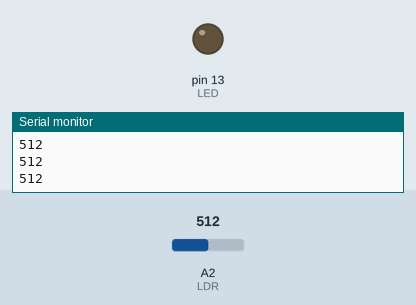
Simulated run of this sketch. Board: Arduino Uno, built with avr-gcc and run on an emulated ATmega328P. Parts: output pins drawn as LEDs (lit = HIGH), the last lines printed to the serial monitor. The test bench sets the inputs (shaded band); at power-on: A2 (LDR) = 512.

Above: at 1.2 s.
1.3 s: A2 (LDR) set to 530
At 2.5 s:
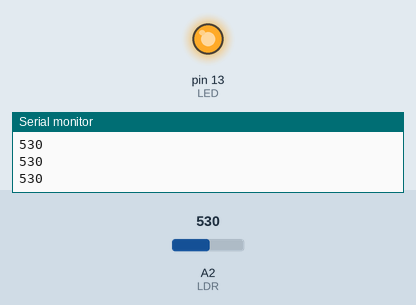
2.8 s: A2 (LDR) set to 511
At 3.8 s:
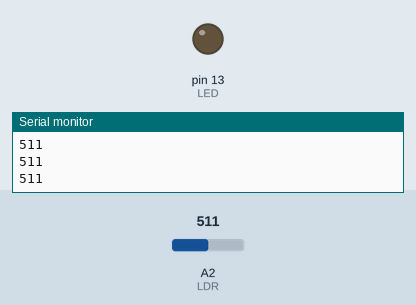
4.3 s: A2 (LDR) set to 716
At 4.9 s:
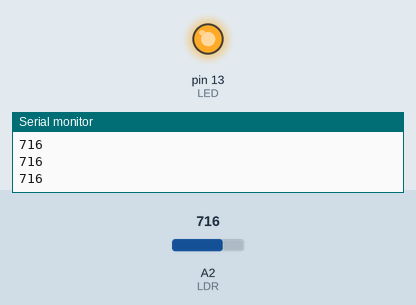
Timing chart, 0 to 7.3 s (numbered marks = the images above; inputs shaded):
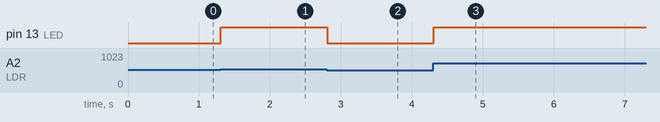

Measured:
- the behaviour switches between 515 and 516 on A2 (LDR) (found by bisection; images 0 and 1)
- after the input at 1.3 s, pin 13 (LED): LOW → HIGH at once
- after the input at 2.8 s, pin 13 (LED): HIGH → LOW at once
- after the input at 4.3 s, pin 13 (LED): LOW → HIGH at once

The sketch:

LDR.ino
```cpp
#define LDR A2  // Define identifier LDR to A2 (analog pin 2)
#define LED 13  // Define identifier LED to 13

int sensor_value = 0; // Set initial sensor variable to 0
int brightness;       // Initialize brightness variable

void setup() {
  Serial.begin(9600);   // Enable serial communication back to the computer
  pinMode(LED, OUTPUT); // Initialize LED pin as output
}

void loop() {
  sensor_value = analogRead(LDR); // Read analog value from analog pin 2
  Serial.println(sensor_value);   // Print the read value onto the serial bus

  // map values 150->650 to 255->0 (higher the value, higher the brightness)
  brightness = map(sensor_value, 0, 1023, 0, 254);
  analogWrite(LED, brightness);   // PWM LED pin to the brightness value
}
```
